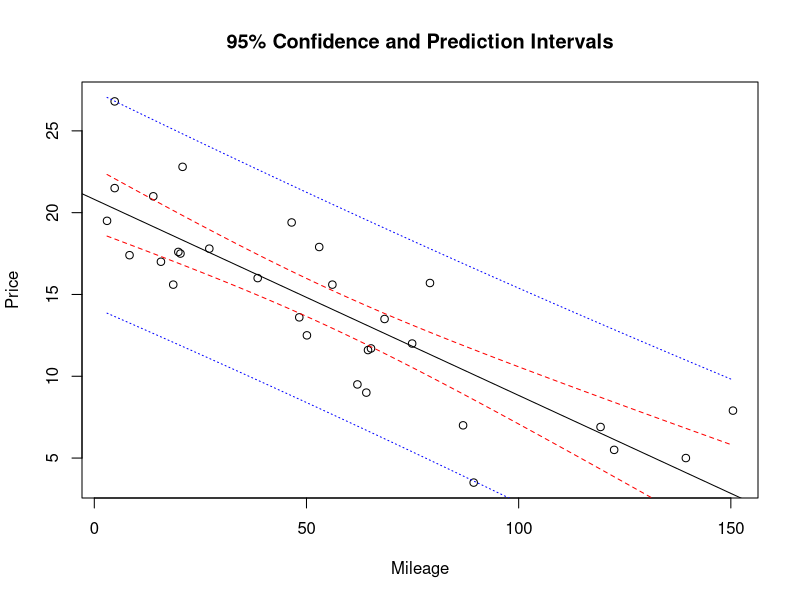

The R script that drew this image:
## ---- chunk 1
accord <- read.csv("../data/AccordPrice.csv", header = TRUE)
attach(accord)
## ---- chunk 2
accord.lm <- lm(Price ~ Mileage, data = accord)
## ---- chunk 3
summary(accord.lm)
## ---- chunk 4
confint(accord.lm, level = .95)
## ---- chunk 5
confint(accord.lm, 1)
confint(accord.lm, 2)
## ---- chunk 6
cor(Mileage, Price)
cor(Mileage, Price)^2
## ---- chunk 7
newData <- data.frame(Mileage = 50)
predict(accord.lm, newData, interval = "confidence", level = .95)
## ---- chunk 8
predict(accord.lm, newData, interval = "prediction", level = .95)
## ---- chunk 9
predict.plots <- function(x, y, conf.level = .95) {
  # x = explanatory variable
  # y = response variable
  model <- lm(y ~ x)
  new <- seq(min(x), max(x), length = 101)
  CI <- predict(model, list(x = new), int = "confidence", level = conf.level)
  PI <- predict(model, list(x = new), int = "prediction", level = conf.level)
  plot(x, y, ylim = range(y, PI[, 3]), main = "95% Confidence and Prediction Intervals", xlab = "Mileage", ylab = "Price")
  abline(model) # to obtain solid regression line
  points(new, CI[, 2], type = "l", col = "red", lty = 2)
  points(new, CI[, 3], type = "l", col = "red", lty = 2)
  points(new, PI[, 2], type = "l", col = "blue", lty = 3)
  points(new, PI[, 3], type = "l", col = "blue", lty = 3)
}
## ---- chunk 10
predict.plots(Mileage, Price)
